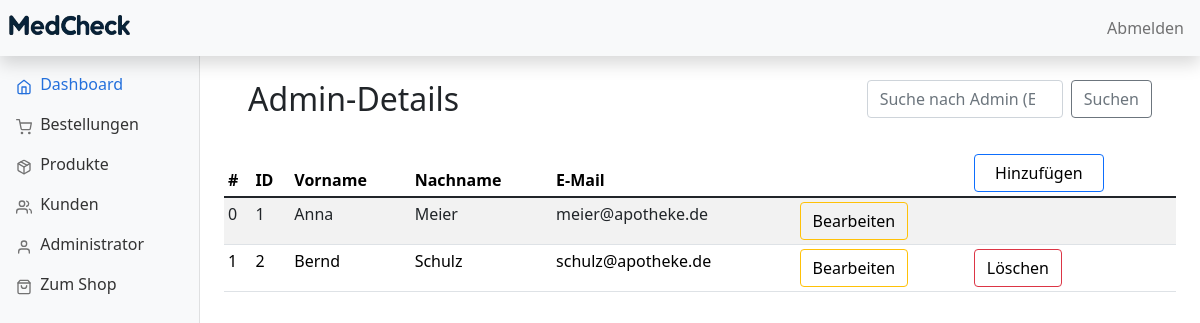
Page /admin/admin.php (signed in) on the committed database.
### tables this page shows
CREATE TABLE `verwaltung` (
  `verwaltung_id` int(3) NOT NULL AUTO_INCREMENT,
  `email` varchar(50) NOT NULL,
  `vorname` varchar(20) NOT NULL,
  `nachname` varchar(20) NOT NULL,
  `passwort` varchar(50) NOT NULL,
  `name` text NOT NULL,
  `adresse` text NOT NULL,
  `link` text NOT NULL,
  PRIMARY KEY (`verwaltung_id`)
);

### admin/includes/functions.php (called while the page is built, shortened)
<?php
$connection = mysqli_connect("localhost", "root", "", "MedCheck");
function query($query) {
    global $connection;
    $run = mysqli_query($connection, $query);
    $data = [];
    if ($run) {
        while ($row = $run->fetch_assoc()) {
            $data[] = $row;
        }
        return $data;
    } else {
        return 0;
    }
}
function all_admins()
{
    $query = "SELECT verwaltung_id, vorname, nachname, email FROM verwaltung";
    $data = query($query);
    return $data;
}

### admin/admin.php (the view, shortened to what this page needs)
<?php
include "includes/head.php";
?>
<body>
    <?php
    include "includes/header.php"
    ?>
    <?php
    include "includes/sidebar.php";
    ?>
    <main class="col-md-9 ms-sm-auto col-lg-10 px-md-4">
        <div class="container">
            <div class="row align-items-start">
                <div class="col">
                    <br>
                    <h2>Admin-Details</h2>
                    <br>
                </div>
                <div class="col">
                    <br>
                    <form class="d-flex" method="GET" action="admin.php">
                        <input class="form-control me-2 col" type="search" name="search_admin_email" placeholder="Suche nach Admin (E-Mail)" aria-label="Suche">
                        <button class="btn btn-outline-secondary" type="submit" name="search_admin" value="search">Suchen</button>
                    </form>
                    <br>
                </div>
            </div>
        </div>
        <div class="table-responsive">
            <table class="table table-striped table-sm">
                <thead>
                    <tr>
                        <th scope="col">#</th>
                        <th scope="col">ID</th>
                        <th scope="col">Vorname</th>
                        <th scope="col">Nachname</th>
                        <th scope="col">E-Mail</th>
                        <th scope="col">
                        <th scope="col">
                            <button type="button" class="btn btn-outline-primary "><a style="text-decoration: none; color:black;" href="admin.php?add=1"> &nbsp;&nbsp;Hinzufügen&nbsp;&nbsp;</a></button>
                        </th>
                        </th>
                </thead>
                <tbody>
                    <?php
                    $data = all_admins();
                    $num = sizeof($data);
                    for ($i = 0; $i < $num; $i++) {
                    ?>
                        <tr>
                            <td><?php echo $i ?></td>
                            <td><?php echo $data[$i]['verwaltung_id'] ?></td>
                            <td><?php echo $data[$i]['vorname'] ?></td>
                            <td><?php echo $data[$i]['nachname'] ?></td>
                            <td><?php echo $data[$i]['email'] ?></td>
                            <td>
                                <button type="button" class="btn pull-left btn-outline-warning"><a style="text-decoration: none; color:black;" href="admin.php?edit=<?php echo $data[$i]['verwaltung_id'] ?>">Bearbeiten</a></button>
                            </td>
                            <?php
                            if ($data[$i]['verwaltung_id'] != $_SESSION['admin_id']) {
                            ?>
                                <td>
                                    <button type="button" class="btn pull-left btn-outline-danger"><a style="text-decoration: none; color:black;" href="admin.php?delete=<?php echo $data[$i]['verwaltung_id'] ?>">Löschen</a></button>
                                </td>
                            <?php
                            } else {
                            ?>
                                <td></td>
                            <?php
                            }
                            ?>
                        </tr>
                    <?php  }
                    ?>
                </tbody>
            </table>
        </div>
    </main>
</body>

### admin/dashboard.css (style rules this page uses)
body { font-size: 0.875rem; }

### rows in the picture
verwaltung: verwaltung_id "1", vorname "Anna", nachname "Meier", email "meier@apotheke.de"
verwaltung: verwaltung_id "2", vorname "Bernd", nachname "Schulz", email "schulz@apotheke.de"
